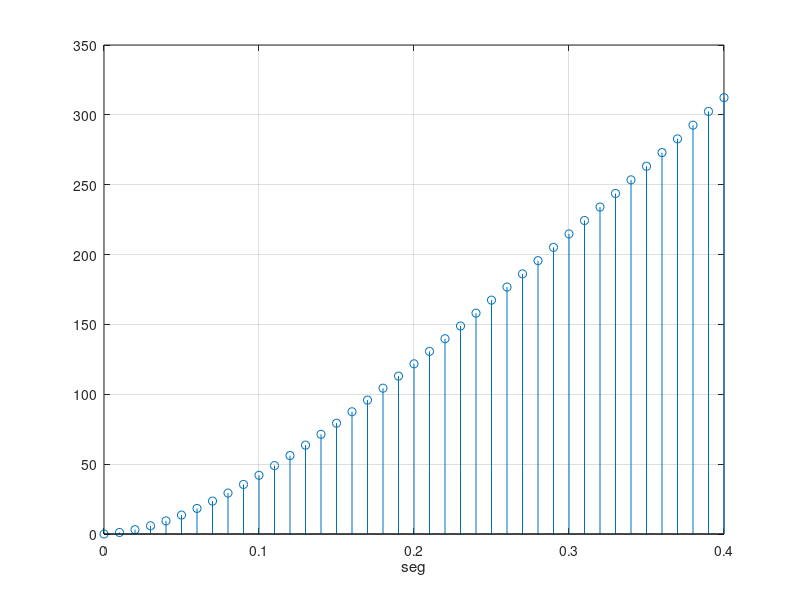

Reproduce this figure in MATLAB.
clear all
close all
clc

A=1; B=9; C=1; D=0; E=9; F=8; G=5; H=2; I=8;
vi=1;
%vi= (H*A);
 % a= (D+E)/10; 
 a=0.9;
dt= 10e-3;
t(1)=0;
vf(1)=0;
for i=2 : 41;
    t(i)=(i-1)*dt;
    vf(i)= (i-a)*vi+a*vf(i-1);
end
close; stem(t,vf);
xlabel('seg'); grid;